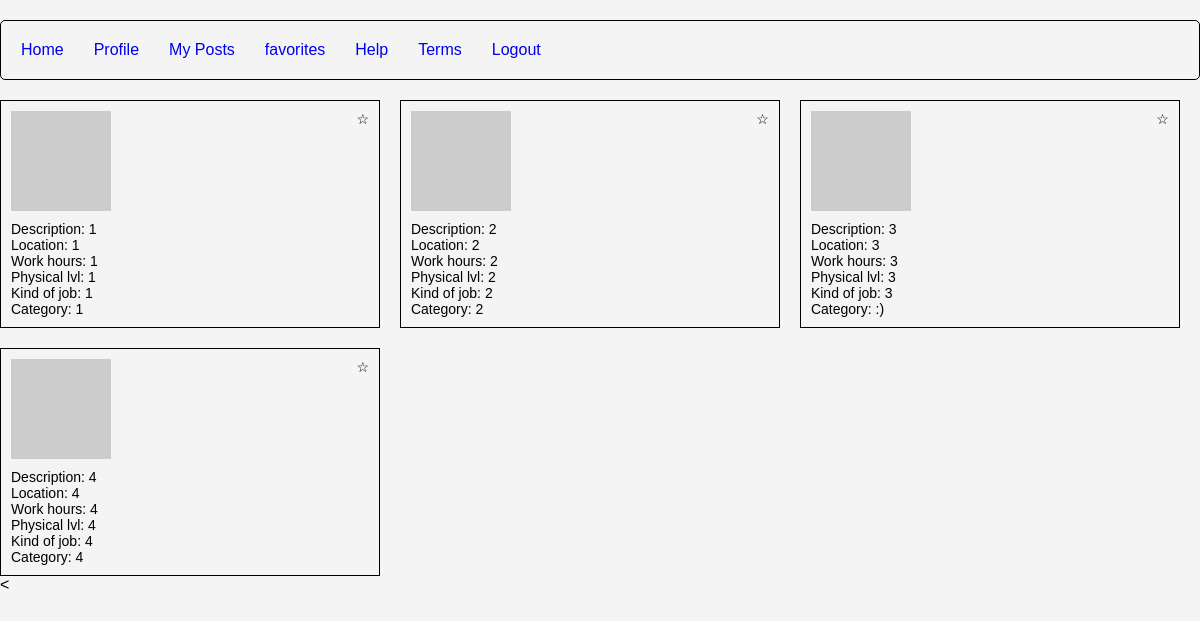
Page /homepage/ on the committed database.
### posts/models.py (models this page shows)
class Post(models.Model):
    description = models.TextField()
    location = models.TextField()
    payment = models.TextField()
    work_hours = models.TextField()
    phys_lvl = models.IntegerField()
    kind_of_job = models.TextField()
    category = models.TextField()

### project/views.py (the view)
# urls.py: path('homepage/', views.homepage, name='homepage'),
def homepage(request):
    posts = Post.objects.all()
    global_user_id = request.session.get('global_user_id')
    if global_user_id:
        user = User.objects.get(id=global_user_id)
        favorites = [int(fav) for fav in user.favorites]
        print("Favorites:", favorites)  # Print the favorites list
    else:
        favorites = []  # Initialize favorites as an empty list if user is not logged in
        favorites_str = ""  # Initialize favorites_str as an empty string
    context = {'posts': posts, 'favorites': favorites}
    return render(request, 'homepage.html', context)

### templates/homepage.html (shortened to what this page needs)
<!DOCTYPE html>
<html lang="en">
<head>
</head>
<body>
{% extends 'toolbar.html' %}
{% block content %}
<div class="content">
    <div class="posts">
        {% for post in posts %}
        <div class="post">
            <div class="post-image"></div>
            <div class="post-content">
                <div class="post-info">Description: {{ post.description }}</div>
                <div class="post-info">Location: {{ post.location }}</div>
                <div class="post-info">Work hours: {{ post.work_hours }}</div>
                <div class="post-info">Physical lvl: {{ post.phys_lvl }}</div>
                <div class="post-info">Kind of job: {{ post.kind_of_job }}</div>
                <div class="post-info">Category: {{ post.category }}</div>
                <div class="favorites-button {% if post.id|add:0 in favorites %}active {% endif %}" data-post-id="{{ post.id }}">☆</div>
            </div>
        </div>
        {% endfor %}
    </div>
</div>
<
</body>
</html>
{% endblock %}

### templates/toolbar.html (shortened to what this page needs)
<!DOCTYPE html>
<html lang="en">
<head>
</head>
<body>
    <div class="section-regular neutral-100">
        <div class="w-layout-blockcontainer w-container">
            <div class="navbar-buttons">
                <a href="{% url 'homepage' %}" aria-current="page" class="nav-link w-nav-link w--current">Home</a>
                <a href="{% url 'profile' %}" class="nav-link w-nav-link">Profile</a>
                <a href="{% url 'myposts' %}" class="nav-link w-nav-link">My Posts</a>
                <a href="{% url 'myfavorites' %}" class="nav-link w-nav-link">favorites</a>
                <a href="{% url 'helppage' %}" class="nav-link w-nav-link">Help</a>
                <a href="{% url 'TOS' %}" class="nav-link w-nav-link">Terms</a>
                <a href="{% url 'login' %}" class="nav-link w-nav-link">Logout</a>
            </div>
        </div>
    </div>
    {% block content %}
    {% endblock %}
</body>
</html>

### templates/homepage.html (style rules this page uses)
.favorites-button { position: absolute; top: 10px; right: 10px; cursor: pointer; }

### templates/toolbar.html (style rules this page uses)
body { font-family: Arial, sans-serif; margin: 0; padding: 0; box-sizing: border-box; background-color: #f4f4f4; }
.navbar-buttons { display: flex; border: 1px solid black; border-radius: 5px; margin-top: 20px; margin-bottom: 20px; padding: 10px; }
.navbar-buttons a { text-decoration: none; padding: 10px; margin-right: 10px; }
.posts { display: flex; flex-wrap: wrap; gap: 20px; }
.post { width: calc(33.33% - 20px); border: 1px solid black; padding: 10px; box-sizing: border-box; position: relative; }
.post-image { width: 100px; height: 100px; background-color: #ccc; margin-bottom: 10px; }
.post-content { font-size: 14px; }
.favorites-button { position: absolute; top: 10px; right: 10px; cursor: pointer; }

### rows in the picture
Post: description "1", location "1", work_hours "1", phys_lvl "1", kind_of_job "1", category "1"
Post: description "2", location "2", work_hours "2", phys_lvl "2", kind_of_job "2", category "2"
Post: description "3", location "3", work_hours "3", phys_lvl "3", kind_of_job "3", category ":)"
Post: description "4", location "4", work_hours "4", phys_lvl "4", kind_of_job "4", category "4"
